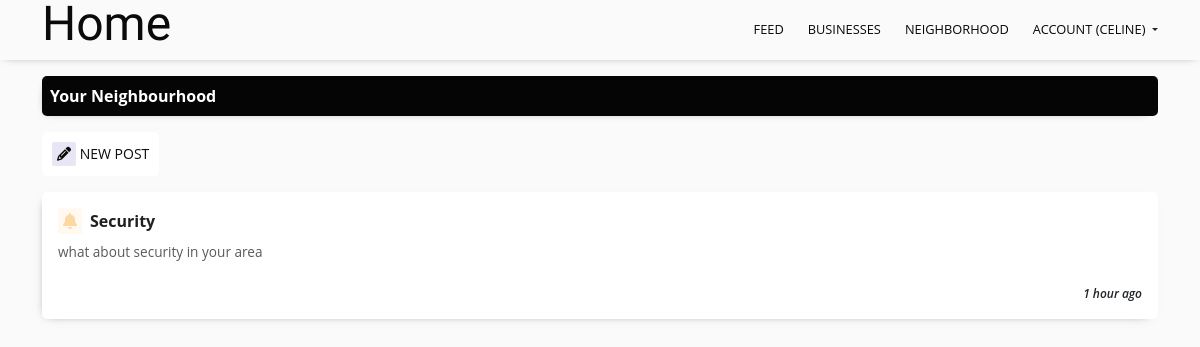
/feed/ (signed in), run on the app's committed database.
### myhood/models.py (models this page shows, shortened)
class Post(models.Model):
    title = models.CharField(max_length=120, null=True)
    post = models.TextField()
    date = models.DateTimeField(auto_now_add=True)
    type = models.ForeignKey(PostType, on_delete=models.CASCADE, related_name='posts')
    user = models.ForeignKey(Profile, on_delete=models.CASCADE, related_name='posts')
    hood = models.ForeignKey(Neighborhood, on_delete=models.CASCADE, related_name='posts')

### myhood/views.py (the view)
# urls.py: path('feed/', views.feed, name='feed'),
@login_required(login_url='login')
def feed(request):
    current_user = request.user.profile
    posts = models.Post.objects.filter(hood=current_user.neighborhood)
    if request.method == 'POST':
        new_post_form = NewPostForm(request.POST)
        if new_post_form.is_valid():
            new_post_form.instance.user = current_user
            new_post_form.instance.hood = current_user.neighborhood
            new_post_form.save()
            return redirect('feed')
    else:
        new_post_form = NewPostForm()
    title = 'Feed'
    context = {
        'title': title,
        'posts': posts,
        'new_post_form': new_post_form,
    }
    return render(request, 'neighborhood/feed.html',context)

### myhood/models.py (called while the page is built)
    def __str__(self):
        return self.name

### myhood/templates/neighborhood/feed.html (shortened to what this page needs)
{% extends 'neighborhood/base.html' %}
{% load static %}
{% load django_bootstrap5 %}
{% block content %}
<main class="container" id="feed">
    <div id="neighborhoodName" class="my-3 p-2 card">Your Neighbourhood</div>
    <button id="newPostBtn" class="btn btn-primary btn-sm " role="button" data-bs-toggle="modal"
        data-bs-target="#newPostModal"><i class="fa fa-pencil" aria-hidden="true"></i> New Post</button>
    <section id="posts">
        {% for post in posts %}
        <div class="card post mt-3 p-3">
            <div class="post-title mb-2"><i class="fa fa-bell me-2" aria-hidden="true"></i><strong>{{ post.title }}</strong></div>
            <div class="post-content mb-3">
                {{ post.post }}
            </div>
            <div class="post-footer d-flex justify-content-between align-items-end">
                <div class="post-user d-flex align-items-end">
                    <div class="profile-pic">
                    </div>
                </div>
                <div class="post-date">{{ post.date | timesince }} ago</div>
            </div>
        </div>
        {% endfor %}
    </section>
</main>
{%endblock%}

### myhood/templates/neighborhood/navbar.html (shortened to what this page needs)
<div class="nav_wrapper container-fluid">
    <nav class="container d-flex justify-content-between align-items-center">
        <div class="nav-section-left">
            <a class="brand_logo" href="{% url 'index' %}">Home</a>
        </div>
        <div class="nav-section-right d-flex align-items-center">
            <ul class="d-flex text-uppercase">
                <li class="ms-4"><a href="{% url 'feed' %}">Feed</a></li>
                <li class="ms-4"><a href="{% url 'businesses' %}">Businesses</a></li>
                <li class="ms-4"><a href="{% url 'neighborhood' %}">Neighborhood</a></li>
                <li class="ms-4 dropdown-toggle" data-bs-toggle="dropdown" aria-expanded="false"><a href="#">Account {%if user.is_authenticated %}({{user.username}}) {% endif %}</a>
                </li>
            </ul>
        </div>
    </nav>
</div>

### static/css/style.css (style rules this page uses)
* { margin: 0; padding: 0; -webkit-box-sizing: border-box; box-sizing: border-box; font-family: 'Open Sans', sans-serif; -webkit-transition: 300ms; transition: 300ms; }
html { font-size: 16px; }
body { width: 100%; overflow-x: hidden; background-color: #FAFAFA; }
a { color: #070707; text-decoration: none; }
li { list-style: none; }
main { padding-top: 60px !important; }
.card { border-radius: 5px; -webkit-box-shadow: -3px 3px 10px -8px #5a5a5a; box-shadow: -3px 3px 10px -8px #5a5a5a; overflow: hidden; border: none; }
main { width: 100%; }
.nav_wrapper { position: fixed; z-index: 1000; width: 100%; background-color: #FAFAFA; height: 60px; -webkit-box-shadow: 0 0 10px -5px #5a5a5a; box-shadow: 0 0 10px -5px #5a5a5a; }
.nav_wrapper .container { height: 100%; }
.nav_wrapper .container .nav-section-left { height: 100%; }
.nav_wrapper .container .nav-section-left .brand_logo { font-family: 'Rowdies', serif; color: #0a0a0a; font-size: 3rem; line-height: 1; cursor: pointer; }
.nav_wrapper .container .nav-section-right { height: 100%; }
.nav_wrapper .container .nav-section-right ul { margin-top: 1rem; font-size: .8rem; }
#feed #neighborhoodName, #bs #neighborhoodName { background-color: #050505; color: #FFFFFF; font-size: 1.2 rem; font-weight: 700; z-index: -10; }
#feed #newPostBtn, #bs #newPostBtn { background-color: #FFFFFF; border: none; color: #0d0d0e; text-transform: uppercase; border-radius: 5px; padding: 10px; }
#feed #newPostBtn i, #bs #newPostBtn i { color: #070707; background-color: #6751b226; border-radius: 2px; padding: 5px; }
#feed #posts .post .post-title, #bs #posts .post .post-title { color: #202020; }
#feed #posts .post .post-title i, #bs #posts .post .post-title i { color: #FCD8A2; background-color: #FCD8A226; padding: 5px; border-radius: 2px; }
#feed #posts .post .post-content, #bs #posts .post .post-content { font-size: .85rem; color: #5a5a5a; }
#feed #posts .post .post-footer, #bs #posts .post .post-footer { font-size: .75rem; font-style: italic; font-weight: 600; }
#feed #posts .post .post-footer .post-user .profile-pic, #bs #posts .post .post-footer .post-user .profile-pic { height: 25px; width: 25px; overflow: hidden; border-radius: 5px; }

### data on the page
Post: title "Security", post "what about security in your area", date "1 hour"

### other printed values
{{ user.username }} "CELINE"
